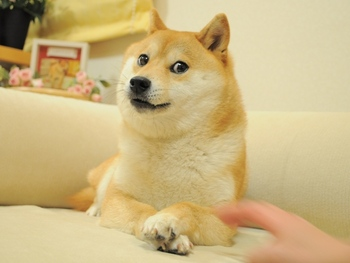
#> input picture dsp/data/Original_Doge_meme.jpg, 350 x 263 px
$ jupyter execute --allow-errors visualization.ipynb
#> lines starting #> are read from the running program, lines starting #| are printed output that depends on the picture; after the words box and inside, x2 and y2 are one past the last pixel; in counts of white or black regions, pixels touching at a corner belong together
[cell 1]
import scipy.io.wavfile as wav
import scipy.signal as signal
import numpy as np
import matplotlib.pyplot as plt
import IPython.display as ipd
from am_communication import *

file_path = "data/signal.wav"

#### Loading wavfile and extracting features

[cell 2]
ipd.Audio(file_path)

#> (a cell that did not finish here is left out)

#### 2. Plotting signal in the time domain

#> (a cell that did not finish here is left out)

#### 3. Construct fft and plot the frequency domain

#> (a cell that did not finish here is left out)

#### 4. Extracting the data out of the signal

#> (a cell that did not finish here is left out)

[cell 7]
plt.figure(figsize=(18, 22))
#> (this line was passed over: IPython is not available in this run)
plt.subplot(4, 1, 1)
#> (this line was passed over: IPython is not available in this run)
#> (the rest of this cell did not finish here and is left out)

[cell 8]
import matplotlib.image as mpimg
import matplotlib.pyplot as plt

img = mpimg.imread('data/Original_Doge_meme.jpg')
#> img is the input picture: shape (263, 350, 3); mean R, G, B 202.9, 181.1, 129.7
print(img)
#> (printed output is left out)

[cell 9]
# import required libraries
import cv2

# load the input image
img = cv2.imread('data/Original_Doge_meme.jpg')

# convert the input image to grayscale
gray = cv2.cvtColor(img, cv2.COLOR_BGR2GRAY)
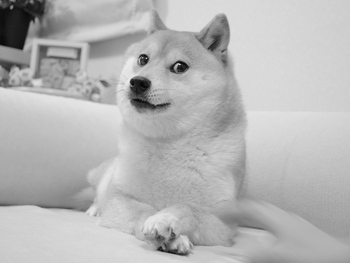
#> gray: shape (263, 350); min 4, max 237, mean 181.8

# apply thresholding to convert grayscale to binary image
ret,thresh = cv2.threshold(gray,175,255,0)
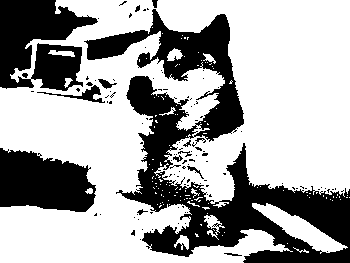
#> thresh: shape (263, 350); 65.6% white; 115 black regions (100 under 20 px), largest, box (x1, y1, x2, y2) and area: (84, 9, 350, 263) 20107, (0, 0, 98, 91) 5939, (0, 148, 96, 212) 4625
#| 350

# Display the Binary Image
cv2.imshow("Binary Image", thresh)
cv2.waitKey(0)
cv2.destroyAllWindows()

[cell 10]
def convert_binary_image_to_bits(binary_image):
    bits = []
    for row in binary_image:
        for pixel in row:
            if pixel == 255:
                bits.append(1)
            else:
                bits.append(0)
#> after the loop, bits = 92050 items
    return bits
print(len(thresh[0]))
bits = convert_binary_image_to_bits(thresh)
#> bits = 92050 items
print(bits)
#> (printed output is left out)

[cell 11]
width = len(thresh[0])
#> width = 350
height = len(thresh)
#> height = 263
print(width, height)
